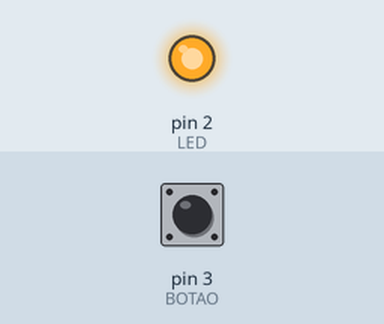
Bench run of a sketch on a simulated Arduino Uno, built with avr-gcc and run on an emulated ATmega328P. On the bench: output pins drawn as LEDs (lit = HIGH). Inputs (shaded band) come from the test bench; at power-on: pin 3 (BOTAO) LOW.

Above: at 1.2 s.
1.3 s: pin 3 (BOTAO) pulled HIGH for 0.15 s
At 2.4 s:
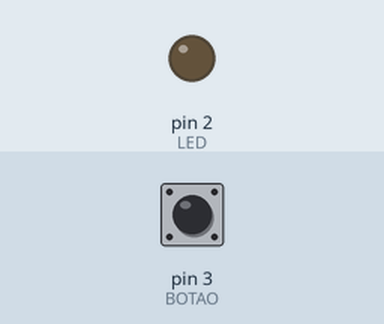
2.9 s: pin 3 (BOTAO) pulled HIGH for 1 s
At 3.6 s:
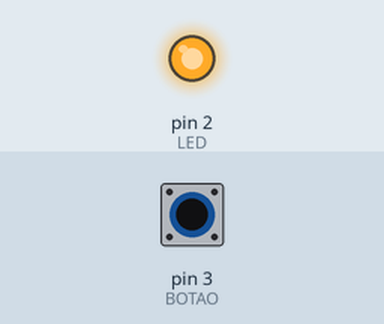
5.4 s: pin 3 (BOTAO) pulled HIGH for 3.2 s
At 6.7 s:
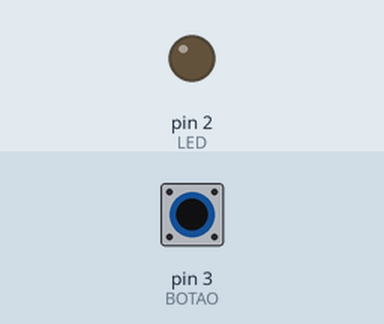
Timing chart, 0 to 8.4 s (numbered marks = the images above; inputs shaded):
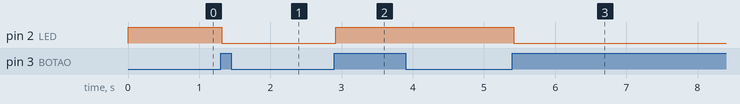

Measured:
- after the input at 1.3 s, pin 2 (LED): HIGH → LOW at once
- after the input at 2.9 s, pin 2 (LED): LOW → HIGH at once
- after the input at 5.4 s, pin 2 (LED): HIGH → LOW at once

The sketch:

CODIGO_5.ino
```cpp
int LED = 2;
int BOTAO = 3;
int ESTADO_BOTAO = 1;
int VAR = 0;
int VAR2 = 0;

void setup()

{
 pinMode(LED, OUTPUT);
 pinMode(BOTAO, INPUT);
}

void loop()

{
 VAR = digitalRead(BOTAO);

 if (VAR == 1 && VAR2 == 0)
 {
 ESTADO_BOTAO = 1 - ESTADO_BOTAO;
   delay(20);
 }
 VAR2=VAR;
  if(ESTADO_BOTAO == 0){

 digitalWrite(LED, 0);

 }
 else
 {
 digitalWrite(LED, 1);
 }
}
```
